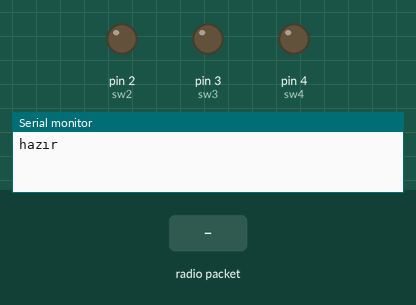
Bench run of a sketch on a simulated Arduino Uno, built with avr-gcc and run on an emulated ATmega328P. On the bench: output pins drawn as LEDs (lit = HIGH), the last lines printed to the serial monitor. The inputs (shaded band) are chosen by the test bench. No radio packets arrive unless stated.

Above: at 1.2 s.
1.3 s: radio packet "TEUPS2ON" arrives
At 1.6 s:
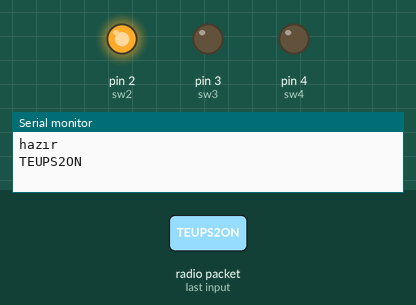
2.8 s: radio packet "TEUPS3ON" arrives
At 3.9 s:
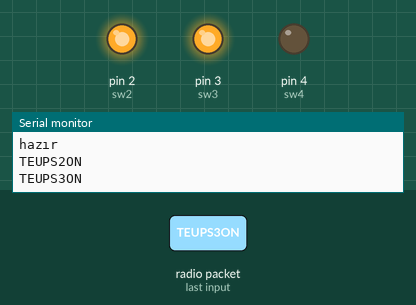
4.3 s: radio packet "TEUPS2OF" arrives
At 5.1 s:
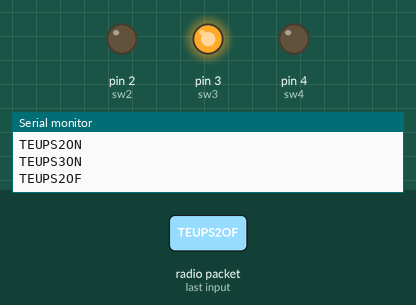
5.8 s: radio packet "TEUPS4ON" arrives
At 6.2 s:
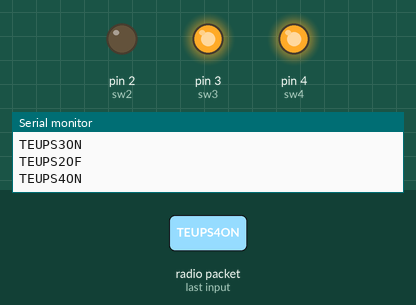
7.3 s: radio packet "TEUPS3OF" arrives
At 8.5 s:
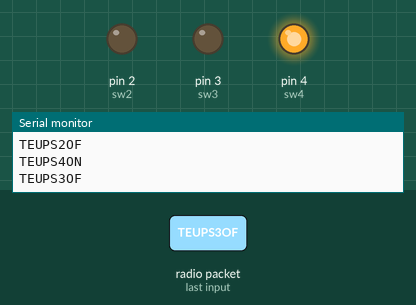
8.8 s: radio packet "TEUPS5OF" arrives
At 9.7 s:
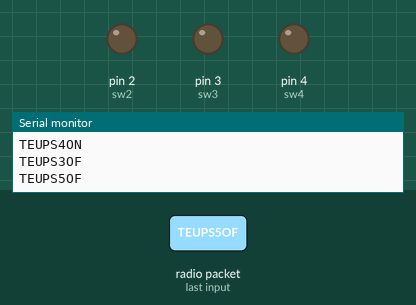
Timing chart, 0 to 11.3 s (numbered marks = the images above; inputs shaded):
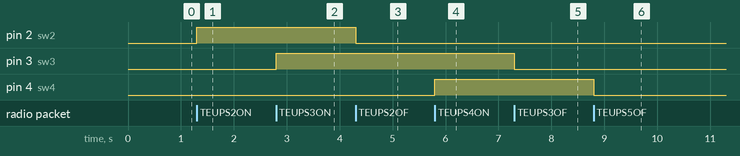

The sketch:

SW_TCH5.ino
```cpp
//EV alıcı


#include <RH_ASK.h>
#include <SPI.h> // Not actualy used but needed to compile

RH_ASK driver;

const int sw1=1;
const int sw2=2;
const int sw3=3;
const int sw4=4;
const int sw5=4;
const int volt=A0;
const int isi=A1;


void setup()
{
  pinMode(isi,INPUT);
  pinMode(volt,INPUT);
  pinMode(sw1,OUTPUT);
  pinMode(sw2,OUTPUT);
  pinMode(sw3,OUTPUT);
  pinMode(sw4,OUTPUT);
  pinMode(sw5,OUTPUT);

  digitalWrite(sw1, LOW);
  digitalWrite(sw2, LOW);
  digitalWrite(sw2, LOW);
  digitalWrite(sw4, LOW);
  digitalWrite(sw5, LOW);


    Serial.begin(115200);  // Debugging only
    if (!driver.init())
         Serial.println("init failed");


     Serial.println("hazır");
}

void loop()
{
    rfal();
}


void rfal()
{
    uint8_t buf[8];
    uint8_t buflen = sizeof(buf);
    if (driver.recv(buf, &buflen)) // Non-blocking
    {
      int i;
      // Message with a good checksum received, dump it.
     // Serial.print("Message: ");
    //  Serial.println((char*)buf);
       String rdgelen = (char*)buf;
       rdgelen= rdgelen.substring(0,8);
  Serial.println(rdgelen);
    //  if(rdgelen == "THS1ONAA") digitalWrite(LED_BUILTIN, HIGH);
      if(rdgelen == "TEUPS1ON") digitalWrite(sw1, HIGH);
      if(rdgelen == "TEUPS1OF") digitalWrite(sw1, LOW);

      if(rdgelen == "TEUPS2ON") digitalWrite(sw2, HIGH);
      if(rdgelen == "TEUPS2OF") digitalWrite(sw2, LOW);

      if(rdgelen == "TEUPS3ON") digitalWrite(sw3, HIGH);
      if(rdgelen == "TEUPS3OF") digitalWrite(sw3, LOW);

      if(rdgelen == "TEUPS4ON") digitalWrite(sw4, HIGH);
      if(rdgelen == "TEUPS5OF") digitalWrite(sw4, LOW);

      if(rdgelen == "TEUPS5ON") digitalWrite(sw5, HIGH);
      if(rdgelen == "TEUPS5OF") digitalWrite(sw5, LOW);


    }

}


/*

#include <VirtualWire.h>
#include <Wire.h>
//#include <SPI.h>
const int receive_pin = 10;
String rdgelen="nn";


void setup() {

 pinMode(LED_BUILTIN, OUTPUT);
  Serial.begin(115200);
  //mcu.begin(115200);
// Initialise the IO and ISR
vw_set_rx_pin(receive_pin);
vw_set_ptt_inverted(true); // Required for DR3100

    vw_setup(500);   // Bits per sec
    vw_rx_start();       // Start the receiver PLL running
  Serial.println("hazır");

}
void loop() {

   rdal();


}


}
  /*
 void gonder ()
{
   // Bu fonksiyona serial print koyma delaylarla oynama
   delay(5);
   radio.stopListening();
   const char msg[] ="YTKYBN";
   radio.write(&msg, sizeof(msg));
   delay (1000);

}

*/


  /*
void mcual()
{


   while (mcu.available()){
   Serial.println("GELEN VAR");
   blgelen=  mcu.readString();
   uzunluk= blgelen.length();
   uzunluk=uzunluk- 3;
   txtmi = blgelen.substring (0 ,2);
   if (txtmi=="42") blgelen=blgelen.substring (18, uzunluk);


   Serial.println(blgelen);

   }
    */

       /*
   while (Serial.available()){

      serigelen = Serial.readString();
      blu.println(serigelen);


   }
 */


/*
void rdgonder (String giden)
{
    char msg[7]="";
    giden.toCharArray(msg,7);
    delay(5);
    radio.stopListening();
      Serial.println (msg);
    radio.write(&msg, sizeof(msg));


    Serial.println ("gitti");

    //delay (1400);
    delay(10);

}

*/


/*
 void durum(){

if (digitalRead(lam) == HIGH)   lamba= "LAMBA YANYO" ;
  if (digitalRead(lam) == LOW )lamba= "LAMBA SONUK" ;
 if (digitalRead(LED_BUILTIN) == HIGH)  almdrm = "ALARM ACIK" ;
  if (digitalRead(LED_BUILTIN) == LOW)  almdrm = "ALARM KAPA" ;
 // Serial.println(lamba);

  // isi=rtc.getTemp();
  int isi = dht.readTemperature();
  int volt = analogRead(vin);
  double voltaj = map ( volt, 0, 1023, 0,2500) + offset;

  voltaj /= 100;


    msg= String( voltaj,2);
    msg = "v "+ msg + " " + lamba + " " + isi +  " " + almdrm;
    Serial.println(msg);
    blu.println(msg);


}

 */
```

Measured:
- after the input at 1.3 s, pin 2 (sw2): LOW → HIGH at once
- after the input at 2.8 s, pin 3 (sw3): LOW → HIGH at once
- after the input at 4.3 s, pin 2 (sw2): HIGH → LOW at once
- after the input at 5.8 s, pin 4 (sw4): LOW → HIGH at once
- after the input at 7.3 s, pin 3 (sw3): HIGH → LOW at once
- after the input at 8.8 s, pin 4 (sw4): HIGH → LOW at once
